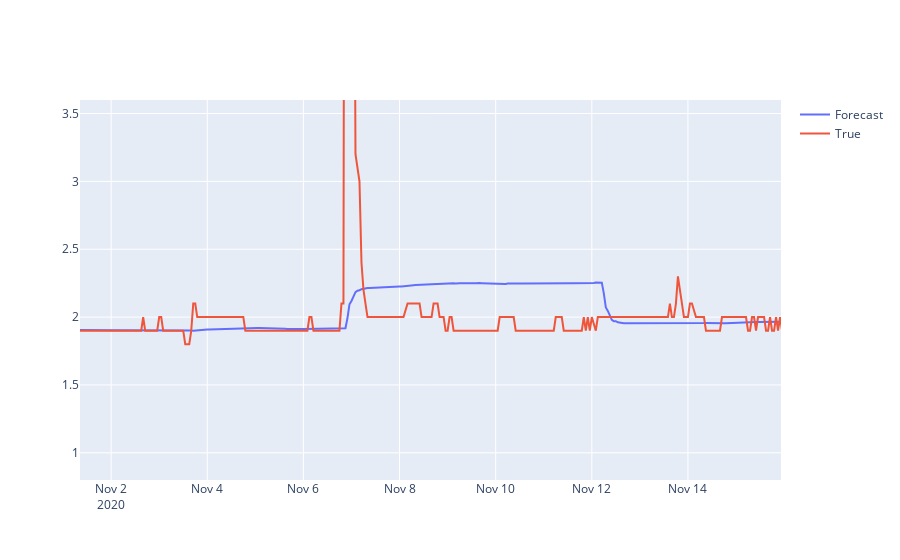

This figure's notebook cell:
### Code cell
raw_df = pd.read_csv(str(path.join(data_dir, data_file)), parse_dates=True)
raw_df.reset_index(inplace=True)

test_df = raw_df[int(len(raw_df) * 0.8):]
test_df.columns = ['unique_id', 'ds', 'values']

test_df['ds'] = pd.to_datetime(test_df['ds'])

forecast_df = tfm.forecast_on_df(
    inputs=test_df,
    freq='1H'
)

forecast_df = forecast_df[['ds', 'timesfm']]
forecast_df = forecast_df.groupby(['ds']).mean()
forecast_df.reset_index(inplace=True)

fig = go.Figure()

fig.add_trace(go.Scatter(x=forecast_df['ds'], y=forecast_df['timesfm'], mode='lines', name='Forecast'))
fig.add_trace(go.Scatter(x=test_df['ds'], y=test_df['values'], mode='lines', name='True'))

fig.show()

# fig.write_html("./timesfm.html")

### Figure 1 — Plotly figure (JSON) as saved in the notebook; plotly's stock layout.template omitted (floating-point values rounded to 4 significant figures; data arrays with more than 128 entries replaced by an {"elided": "..."} marker saying what was removed)
{"data": [{"mode": "lines", "name": "Forecast", "type": "scatter", "visible": true, "x": {"elided": "7237 str values"}, "y": {"elided": "7237 float values"}}, {"mode": "lines", "name": "True", "type": "scatter", "visible": true, "x": {"elided": "6728 str values"}, "y": {"elided": "6728 float values"}}], "layout": {"autosize": true, "dragmode": "zoom", "xaxis": {"autorange": false, "range": ["2020-11-01 08:27:13.5704", "2020-11-15 22:27:54.5377"], "showspikes": false, "type": "date"}, "yaxis": {"autorange": false, "range": [0.7997, 3.6], "showspikes": false, "type": "linear"}}}
